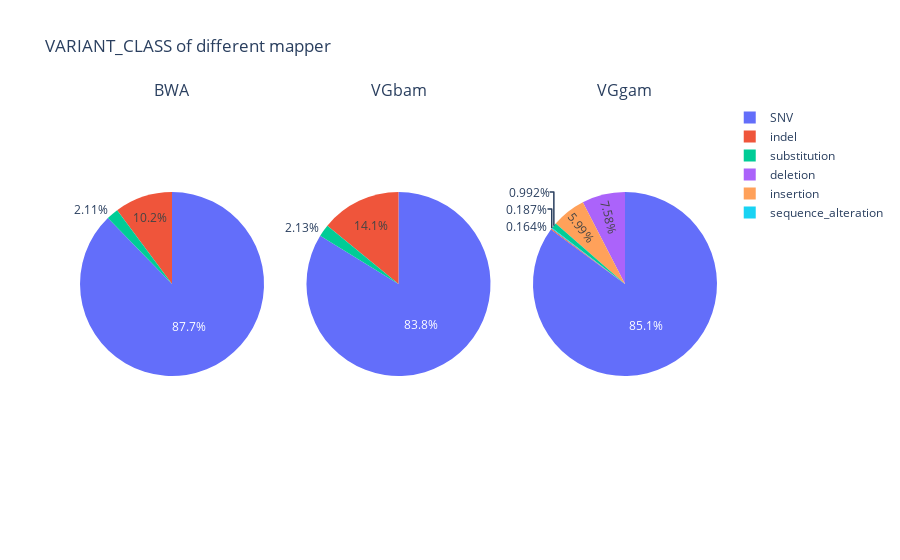

Source (notebook cell):
### Code cell
fig = make_subplots(1, 3, specs=[[{'type':'domain'}, {'type':'domain'}, {'type':'domain'}]],
                    subplot_titles=['BWA', 'VGbam','VGgam'])

fig.add_trace(go.Pie(labels=count_vc_bwa["ID"], values=count_vc_bwa["pct"], scalegroup='one',
                     name="BWA"), 1, 1)
fig.add_trace(go.Pie(labels=count_vc_VGb["ID"], values=count_vc_VGb["pct"], scalegroup='one',
                     name="VGb"), 1, 2)
fig.add_trace(go.Pie(labels=count_vc_VGg["ID"], values=count_vc_VGg["pct"], scalegroup='one',
                     name="VGg"), 1, 3)

fig.update_layout(title_text='VARIANT_CLASS of different mapper')
fig.show()

### Figure 1 — Plotly figure (JSON) as saved in the notebook; plotly's stock layout.template omitted (floating-point values rounded to 4 significant figures)
{"data": [{"domain": {"x": [0, 0.2889], "y": [0, 1]}, "labels": ["SNV", "indel", "substitution"], "name": "BWA", "scalegroup": "one", "type": "pie", "values": [87.72, 10.17, 2.107]}, {"domain": {"x": [0.3556, 0.6444], "y": [0, 1]}, "labels": ["SNV", "indel", "substitution"], "name": "VGb", "scalegroup": "one", "type": "pie", "values": [83.8, 14.07, 2.126]}, {"domain": {"x": [0.7111, 1], "y": [0, 1]}, "labels": ["SNV", "deletion", "insertion", "substitution", "sequence_alteration", "indel"], "name": "VGg", "scalegroup": "one", "type": "pie", "values": [85.09, 7.578, 5.991, 0.9915, 0.1872, 0.1635]}], "layout": {"annotations": [{"font": {"size": 16}, "showarrow": false, "text": "BWA", "x": 0.1444, "xanchor": "center", "xref": "paper", "y": 1, "yanchor": "bottom", "yref": "paper"}, {"font": {"size": 16}, "showarrow": false, "text": "VGbam", "x": 0.5, "xanchor": "center", "xref": "paper", "y": 1, "yanchor": "bottom", "yref": "paper"}, {"font": {"size": 16}, "showarrow": false, "text": "VGgam", "x": 0.8556, "xanchor": "center", "xref": "paper", "y": 1, "yanchor": "bottom", "yref": "paper"}], "title": {"text": "VARIANT_CLASS of different mapper"}}}
